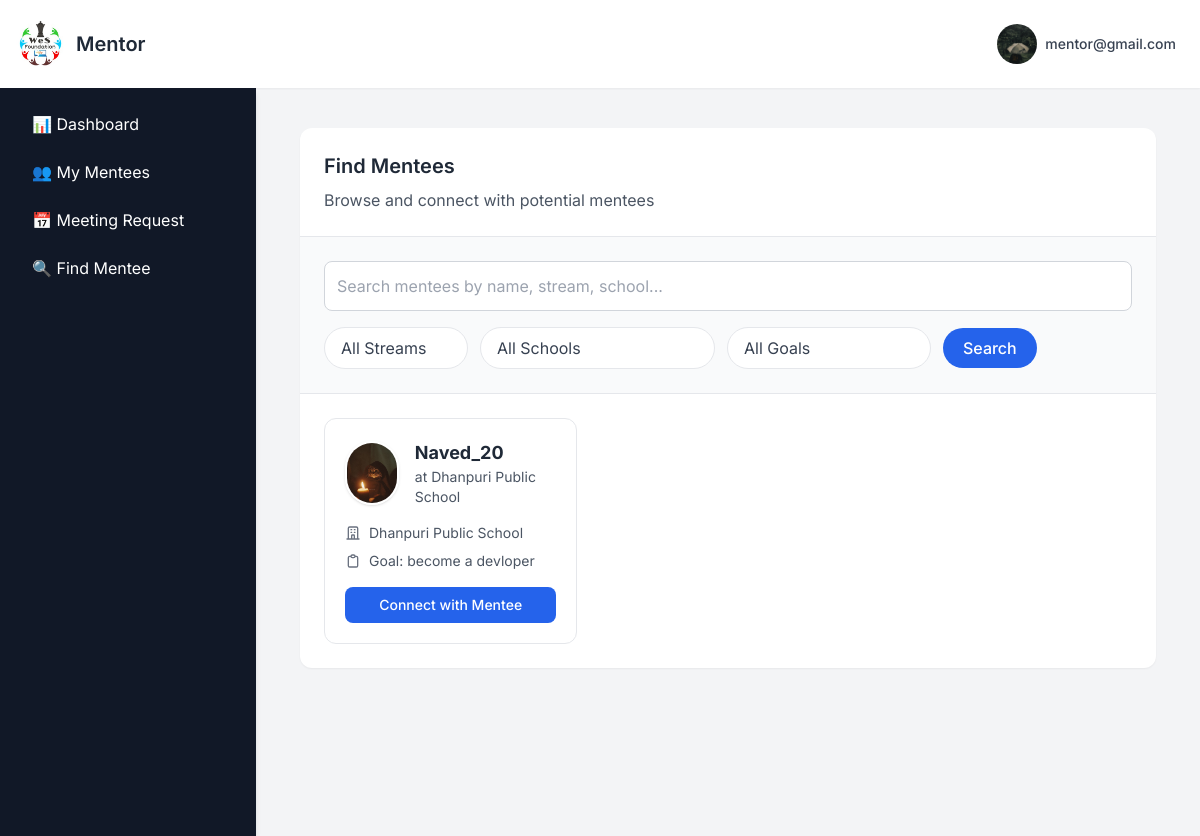
The page /mentordashboard (signed in) on the database its author committed.
### app.py (models this page shows, shortened)
class MentorProfile(db.Model):
    __tablename__="mentor_profile"
    id = db.Column(db.Integer, primary_key=True)
    user_id= db.Column(db.Integer, db.ForeignKey("signup_details.id"),nullable=False)
    profession = db.Column(db.String(100))
    organisation = db.Column(db.String(150))
    whatsapp = db.Column(db.String(20))
    location = db.Column(db.String(100))
    education = db.Column(db.String(150))
    language = db.Column(db.String(100))
    availability = db.Column(db.String(100))
    connect_frequency = db.Column(db.String(100))
    preferred_communication = db.Column(db.String(100))
    social_link = db.Column(db.String(200))
    why_mentor = db.Column(db.Text)
    additional_info = db.Column(db.Text)
    profile_picture = db.Column(db.String(100))
    years_of_experience = db.Column(db.String(100))
    status = db.Column(db.String(20), default="pending")

class User(db.Model):
    __tablename__ = "signup_details"
    id = db.Column(db.Integer, primary_key=True)
    name = db.Column(db.String(100), nullable=False)
    email = db.Column(db.String(100), unique=True, nullable=False)
    password = db.Column(db.String(200), nullable=False)   # length thoda bada
    user_type = db.Column(db.String(10), nullable=False)
    mentor_profile = db.relationship("MentorProfile", backref="user", uselist=False)

class MenteeProfile(db.Model):
    __tablename__ = "mentee_profile"
    id = db.Column(db.Integer, primary_key=True)
    user_id = db.Column(db.Integer, db.ForeignKey("signup_details.id"), nullable=False)
    dob = db.Column(db.String(20))
    school_college_name = db.Column(db.String(150))
    mobile_number = db.Column(db.String(20))
    whatsapp_number = db.Column(db.String(20))
    govt_private = db.Column(db.String(50))
    stream = db.Column(db.String(100))
    class_year = db.Column(db.String(50))
    favourite_subject = db.Column(db.String(100))
    goal = db.Column(db.Text)
    parent_name = db.Column(db.String(150))
    parent_mobile = db.Column(db.String(20))
    comments = db.Column(db.Text)
    terms_agreement = db.Column(db.String(10))  # Yes / No
    profile_picture = db.Column(db.String(100))  # store image filename
    status = db.Column(db.String(20), default="pending")  # Add this
    user = db.relationship("User", backref="mentee_profile", uselist=False)

### app.py (the view)
@app.route("/mentordashboard")
def mentordashboard():
    if "email" in session and session.get("user_type") == "1":
        mentor = User.query.filter_by(email=session["email"]).first()
        all_mentees = MenteeProfile.query.filter_by().all()
        streams = [row.stream for row in MenteeProfile.query.with_entities(MenteeProfile.stream).distinct() if row.stream]
        schools = [row.school_college_name for row in MenteeProfile.query.with_entities(MenteeProfile.school_college_name).distinct() if row.school_college_name]
        goals = [row.goal for row in MenteeProfile.query.with_entities(MenteeProfile.goal).distinct() if row.goal]
        return render_template(
            "mentordashboard.html",
            all_mentees=all_mentees,
            streams=streams,
            schools=schools,
            goals=goals,
            active_section="findmentees",
            show_sidebar=True
        )
    return redirect(url_for("signin"))

### templates/mentordashboard.html (shortened to what this page needs)
{% extends "base2.html" %}
{% block user %}Mentor{% endblock %}
{% block content %}
<main class="max-w-7xl mx-auto px-2 sm:px-3 lg:px-3 py-2">
  <section id="findmentees" class="hidden bg-white rounded-xl shadow-sm overflow-hidden">
    <div class="p-6 border-b border-gray-200">
      <h2 class="text-xl font-semibold text-gray-800 mb-2">Find Mentees</h2>
      <p class="text-gray-600">Browse and connect with potential mentees</p>
    </div>
    <div class="p-6 bg-gray-50 border-b border-gray-200">
      <input type="text" id="findMenteeSearch" placeholder="Search mentees by name, stream, school..."
             class="w-full p-3 mb-4 border border-gray-300 rounded-lg"
             onkeyup="filterMentees()">
      <form method="GET" action="">
        <div class="flex flex-wrap items-center gap-3">
          <div class="relative">
            <select name="stream" class="appearance-none pl-4 pr-10 py-2 border rounded-full text-gray-700 bg-white">
              <option value="" {% if not request.args.get('stream') %}selected{% endif %}>All Streams</option>
            </select>
          </div>
          <div class="relative">
            <select name="school" class="appearance-none pl-4 pr-10 py-2 border rounded-full text-gray-700 bg-white">
              <option value="" {% if not request.args.get('school') %}selected{% endif %}>All Schools</option>
            </select>
          </div>
          <div class="relative">
            <select name="goal" class="appearance-none pl-4 pr-10 py-2 border rounded-full text-gray-700 bg-white">
              <option value="" {% if not request.args.get('goal') %}selected{% endif %}>All Goals</option>
            </select>
          </div>
          <button type="submit" class="px-5 py-2 rounded-full bg-blue-600 text-white font-medium">
            Search
          </button>
        </div>
      </form>
    </div>
    <div class="p-6">
      {% if all_mentees and all_mentees|length > 0 %}
      <div class="grid grid-cols-1 md:grid-cols-2 lg:grid-cols-3 gap-6" id="menteesContainer">
        {% for mentee in all_mentees %}
        <div class="mentee-card bg-white rounded-xl border border-gray-200 p-5 transition-all hover:shadow-md">
          <div class="flex items-center gap-4 mb-4">
            {% if mentee.profile_picture %}
              <img src="{{ url_for('static', filename='uploads/' ~ mentee.profile_picture) }}"
                   alt="{{ mentee.user.name }}"
                   class="w-16 h-16 rounded-full object-cover border-2 border-white shadow">
            {% else %}
              <div class="w-16 h-16 rounded-full bg-gradient-to-br from-blue-100 to-blue-200 flex items-center justify-center text-blue-600 border-2 border-white shadow">
                <span class="text-xl font-semibold">{{ mentee.user.name[0] if mentee.user.name else '?' }}</span>
              </div>
            {% endif %}
            <div>
              <h3 class="text-lg font-bold text-gray-800 mentee-name">{{ mentee.user.name }}</h3>
              <p class="text-sm text-gray-600 mentee-stream">{{ mentee.stream }} at {{ mentee.school_college_name }}</p>
            </div>
          </div>
          <div class="space-y-2 mb-4">
            <div class="flex items-center text-sm text-gray-600 mentee-school">
              <span>{{ mentee.school_college_name if mentee.school_college_name else 'Not specified' }}</span>
            </div>
            <div class="flex items-center text-sm text-gray-600">
              <span>Goal: {{ mentee.goal if mentee.goal else 'Not specified' }}</span>
            </div>
          </div>
          <button class="w-full px-4 py-2 bg-blue-600 text-white text-sm font-medium rounded-lg hover:bg-blue-700 transition">
            Connect with Mentee
          </button>
        </div>
        {% endfor %}
      </div>
      {% endif %}
    </div>
  </section>
</main>
{% endblock %}

### templates/base2.html (shortened to what this page needs)
<!DOCTYPE html>
<html lang="en">
<head>
    <script src="https://cdn.tailwindcss.com"></script>
</head>
<body class="flex flex-col h-screen overflow-hidden ">
    <nav class="bg-white shadow-sm p-4 flex justify-between items-center z-10">
        <div class="flex items-center space-x-2">
             <a href="
             {% if session.get('user_type') == '0' %}
                {{ url_for('supervisordashboard') }}
            {% elif session.get('user_type') == '1' %}
                {{ url_for('mentordashboard') }}
            {% elif session.get('user_type') == '2' %}
                {{ url_for('menteedashboard') }}
            {% else %}
                {{ url_for('home') }}
            {% endif %}
             " class="flex items-center">
            <img src="{{ url_for('static', filename='img/logo.jpg') }}" alt="LOGO" class="h-12 w-12 rounded-full mr-3">
            <span class="text-xl font-semibold text-gray-800">{% block user %}{% endblock %}</span>
            </a>
        </div>
        <div class="relative">
            <button id="profile-dropdown-btn" class="group flex items-center space-x-2 p-2 rounded-full hover:bg-gray-600 hover:text-white transition-colors duration-200 focus:outline-none focus:ring focus:ring-blue-300">
                    <div class="top-right-profile">
                        {% if current_user_profile_pic %}
                            <img src="{{ url_for('static', filename='uploads/' + current_user_profile_pic) }}"
                                 alt="Profile Picture" class="w-10 h-10 rounded-full object-cover">
                        {% else %}
                            <img src="{{ url_for('static', filename='uploads/default.png') }}"
                                 alt="Profile Picture" class="w-10 h-10 rounded-full object-cover">
                        {% endif %}
                    </div>
                <span class="text-sm font-medium text-gray-700 group-hover:text-white hidden sm:block">{{ session.get('email') }}</span>
            </button>
        </div>
    </nav>
    <div class="flex flex-1 overflow-hidden">
    <div class="flex flex-1 overflow-hidden">
        {% if show_sidebar %}
<aside id="sidebar"
       class="fixed inset-y-0 left-0 w-64 bg-gray-900 shadow-md p-4 space-y-2 overflow-y-auto
              transform -translate-x-full transition-transform duration-200 ease-in-out
              md:relative md:translate-x-0 z-20">
    {% if session.get('user_type') == '0' %}
        <a href="javascript:void(0)" onclick="showSection('dashboard')" id="link-dashboard"
           class="block px-4 py-2 text-white  hover:bg-gray-600 rounded-md">
           📊 Dashboard
        </a>
        <a href="javascript:void(0)" onclick="showSection('mentors')" id="link-mentors"
           class="block px-4 py-2 text-white  hover:bg-gray-600 rounded-md">
           🎓 Mentors
        </a>
        <a href="javascript:void(0)" onclick="showSection('mentees')" id="link-mentees"
           class="block px-4 py-2 text-white  hover:bg-gray-600 rounded-md">
           👥 Mentees
        </a>
        <a href="javascript:void(0)" onclick="showSection('requests')" id="link-requests"
           class="block px-4 py-2 text-white  hover:bg-gray-600 rounded-md">
           📩 Requests
        </a>
    {% elif session.get('user_type') == '1' %}
        <a href="javascript:void(0)" onclick="showSection('dashboard')" id="link-dashboard"
           class="block px-4 py-2 text-white  hover:bg-gray-600 rounded-md">
           📊 Dashboard
        </a>
        <a href="javascript:void(0)" onclick="showSection('mymentees')" id="link-mymentees"
           class="block px-4 py-2 text-white  hover:bg-gray-600 rounded-md">
           👥 My Mentees
        </a>
        <a href="javascript:void(0)" onclick="showSection('meetingrequests')" id="link-meetingrequests"
           class="block px-4 py-2 text-white  hover:bg-gray-600 rounded-md">
           📅 Meeting Request
        </a>
        <a href="javascript:void(0)" onclick="showSection('findmentees')" id="link-findmentees"
           class="block px-4 py-2 text-white  hover:bg-gray-600 rounded-md">
           🔍 Find Mentee
        </a>
    {% endif %}
</aside>
        {% endif %}
    <main class="flex-1 p-8 overflow-y-auto pb-40">
        {% block content %}{% endblock %}
    </main>
</div>
    </div>
</body>
</html>

### templates/base2.html (style rules this page uses)
body { font-family: 'Inter', sans-serif; background-color: #f3f4f6; }

### rows shown on the page
MentorProfile: profile_picture (picture)
User: get "mentor@gmail.com"
MenteeProfile: profile_picture (picture), user.name "Naved_20", school_college_name "Dhanpuri Public School", goal "become a devloper"
